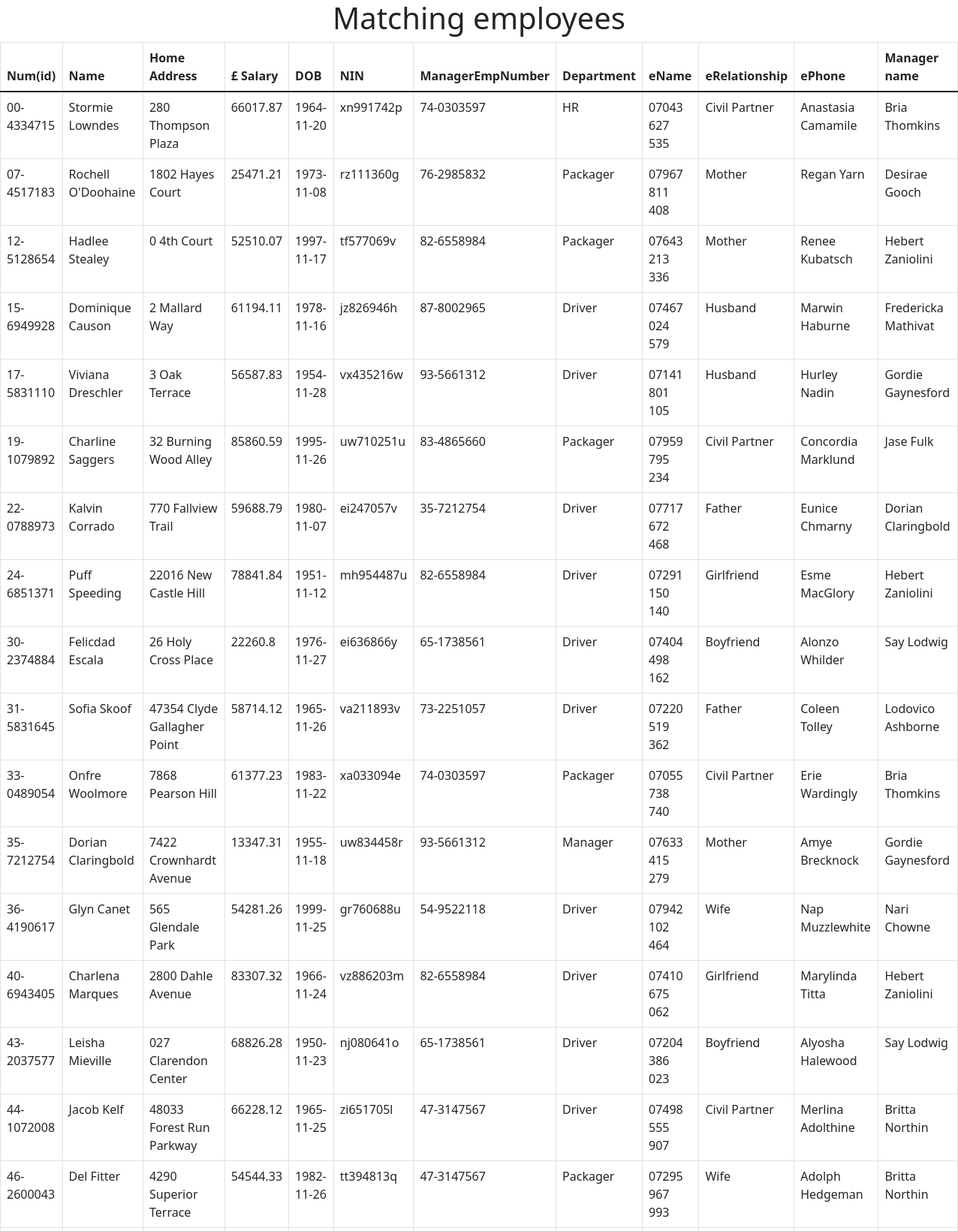
The page /showBirthdayEmp.php (upper part) on the database its author committed.
### tables this page shows
CREATE TABLE `employee` (
  `Number` varchar(20) NOT NULL,
  `Name` varchar(500) NOT NULL,
  `HomeAddress` varchar(1000) NOT NULL,
  `Salary` double NOT NULL,
  `DOB` date NOT NULL,
  `NIN` varchar(12) NOT NULL,
  `ManagerEmpNumber` varchar(20) DEFAULT NULL,
  `DepartmentNumber` int DEFAULT NULL,
  `EPhone` varchar(30) NOT NULL,
  `ERelationship` varchar(100) NOT NULL,
  `EName` varchar(200) NOT NULL
);

CREATE TABLE `manager` (
  `EmployeeNumber` varchar(20) NOT NULL,
  `Name` varchar(500) NOT NULL
);

### formatEmployeesAsTable.php (the view)
<?php
function formatEmployeeAsTable($stmt)
{
    echo ("
    <table class='employees_table table table-bordered table-hover'>
    <thead>
        <th>Num(id)</th>
        <th>Name</th>
        <th>Home Address</th>
        <th>£ Salary</th>
        <th>DOB</th>
        <th>NIN</th>
        <th>ManagerEmpNumber</th>
        <th>Department</th>
        <th>eName</th>
        <th>eRelationship</th>
        <th>ePhone</th>
        <th>Manager name</th>
    </thead>
    <tbody class='table-group-divider'>
    ");
    while ($data = $stmt->fetch(PDO::FETCH_ASSOC)) {
        echo ("<tr>");
        foreach ($data as $key => $val) {
            if ($key == "DepartmentNumber") {
                switch ($val) {
                    case 1:
                        $val = "HR";
                        break;
                    case 2:
                        $val = "Driver";
                        break;
                    case 3:
                        $val = "Packager";
                        break;
                    case 4:
                        $val = "Manager";
                        break;
                }
            }
            echo ("<td>" . $val . "</td>");
        }
        echo ("</tr>");
    }
    echo ("</tbody></table>");
}
?>

### rows shown on the page
employee: Number "00-4334715", Name "Stormie Lowndes", HomeAddress "280 Thompson Plaza", Salary "66017.87", DOB "1964-11-20", NIN "xn991742p", ManagerEmpNumber "74-0303597", DepartmentNumber "HR", EPhone "07043 627 535", ERelationship "Civil Partner", EName "Anastasia Camamile", ManagerEmpNumber.Name "Bria Thomkins"
employee: Number "07-4517183", Name "Rochell O'Doohaine", HomeAddress "1802 Hayes Court", Salary "25471.21", DOB "1973-11-08", NIN "rz111360g", ManagerEmpNumber "76-2985832", DepartmentNumber "Packager", EPhone "07967 811 408", ERelationship "Mother", EName "Regan Yarn", ManagerEmpNumber.Name "Desirae Gooch"
employee: Number "12-5128654", Name "Hadlee Stealey", HomeAddress "0 4th Court", Salary "52510.07", DOB "1997-11-17", NIN "tf577069v", ManagerEmpNumber "82-6558984", DepartmentNumber "Packager", EPhone "07643 213 336", ERelationship "Mother", EName "Renee Kubatsch", ManagerEmpNumber.Name "Hebert Zaniolini"
employee: Number "15-6949928", Name "Dominique Causon", HomeAddress "2 Mallard Way", Salary "61194.11", DOB "1978-11-16", NIN "jz826946h", ManagerEmpNumber "87-8002965", DepartmentNumber "Driver", EPhone "07467 024 579", ERelationship "Husband", EName "Marwin Haburne", ManagerEmpNumber.Name "Fredericka Mathivat"
employee: Number "17-5831110", Name "Viviana Dreschler", HomeAddress "3 Oak Terrace", Salary "56587.83", DOB "1954-11-28", NIN "vx435216w", ManagerEmpNumber "93-5661312", DepartmentNumber "Driver", EPhone "07141 801 105", ERelationship "Husband", EName "Hurley Nadin", ManagerEmpNumber.Name "Gordie Gaynesford"
employee: Number "19-1079892", Name "Charline Saggers", HomeAddress "32 Burning Wood Alley", Salary "85860.59", DOB "1995-11-26", NIN "uw710251u", ManagerEmpNumber "83-4865660", DepartmentNumber "Packager", EPhone "07959 795 234", ERelationship "Civil Partner", EName "Concordia Marklund", ManagerEmpNumber.Name "Jase Fulk"
employee: Number "22-0788973", Name "Kalvin Corrado", HomeAddress "770 Fallview Trail", Salary "59688.79", DOB "1980-11-07", NIN "ei247057v", ManagerEmpNumber "35-7212754", DepartmentNumber "Driver", EPhone "07717 672 468", ERelationship "Father", EName "Eunice Chmarny", ManagerEmpNumber.Name "Dorian Claringbold"
employee: Number "24-6851371", Name "Puff Speeding", HomeAddress "22016 New Castle Hill", Salary "78841.84", DOB "1951-11-12", NIN "mh954487u", ManagerEmpNumber "82-6558984", DepartmentNumber "Driver", EPhone "07291 150 140", ERelationship "Girlfriend", EName "Esme MacGlory", ManagerEmpNumber.Name "Hebert Zaniolini"
employee: Number "30-2374884", Name "Felicdad Escala", HomeAddress "26 Holy Cross Place", Salary "22260.8", DOB "1976-11-27", NIN "ei636866y", ManagerEmpNumber "65-1738561", DepartmentNumber "Driver", EPhone "07404 498 162", ERelationship "Boyfriend", EName "Alonzo Whilder", ManagerEmpNumber.Name "Say Lodwig"
employee: Number "31-5831645", Name "Sofia Skoof", HomeAddress "47354 Clyde Gallagher Point", Salary "58714.12", DOB "1965-11-26", NIN "va211893v", ManagerEmpNumber "73-2251057", DepartmentNumber "Driver", EPhone "07220 519 362", ERelationship "Father", EName "Coleen Tolley", ManagerEmpNumber.Name "Lodovico Ashborne"
employee: Number "33-0489054", Name "Onfre Woolmore", HomeAddress "7868 Pearson Hill", Salary "61377.23", DOB "1983-11-22", NIN "xa033094e", ManagerEmpNumber "74-0303597", DepartmentNumber "Packager", EPhone "07055 738 740", ERelationship "Civil Partner", EName "Erie Wardingly", ManagerEmpNumber.Name "Bria Thomkins"
employee: Number "35-7212754", Name "Dorian Claringbold", HomeAddress "7422 Crownhardt Avenue", Salary "13347.31", DOB "1955-11-18", NIN "uw834458r", ManagerEmpNumber "93-5661312", DepartmentNumber "Manager", EPhone "07633 415 279", ERelationship "Mother", EName "Amye Brecknock", ManagerEmpNumber.Name "Gordie Gaynesford"
employee: Number "36-4190617", Name "Glyn Canet", HomeAddress "565 Glendale Park", Salary "54281.26", DOB "1999-11-25", NIN "gr760688u", ManagerEmpNumber "54-9522118", DepartmentNumber "Driver", EPhone "07942 102 464", ERelationship "Wife", EName "Nap Muzzlewhite", ManagerEmpNumber.Name "Nari Chowne"
employee: Number "40-6943405", Name "Charlena Marques", HomeAddress "2800 Dahle Avenue", Salary "83307.32", DOB "1966-11-24", NIN "vz886203m", ManagerEmpNumber "82-6558984", DepartmentNumber "Driver", EPhone "07410 675 062", ERelationship "Girlfriend", EName "Marylinda Titta", ManagerEmpNumber.Name "Hebert Zaniolini"
employee: Number "43-2037577", Name "Leisha Mieville", HomeAddress "027 Clarendon Center", Salary "68826.28", DOB "1950-11-23", NIN "nj080641o", ManagerEmpNumber "65-1738561", DepartmentNumber "Driver", EPhone "07204 386 023", ERelationship "Boyfriend", EName "Alyosha Halewood", ManagerEmpNumber.Name "Say Lodwig"
employee: Number "44-1072008", Name "Jacob Kelf", HomeAddress "48033 Forest Run Parkway", Salary "66228.12", DOB "1965-11-25", NIN "zi651705l", ManagerEmpNumber "47-3147567", DepartmentNumber "Driver", EPhone "07498 555 907", ERelationship "Civil Partner", EName "Merlina Adolthine", ManagerEmpNumber.Name "Britta Northin"
employee: Number "46-2600043", Name "Del Fitter", HomeAddress "4290 Superior Terrace", Salary "54544.33", DOB "1982-11-26", NIN "tt394813q", ManagerEmpNumber "47-3147567", DepartmentNumber "Packager", EPhone "07295 967 993", ERelationship "Wife", EName "Adolph Hedgeman", ManagerEmpNumber.Name "Britta Northin"
